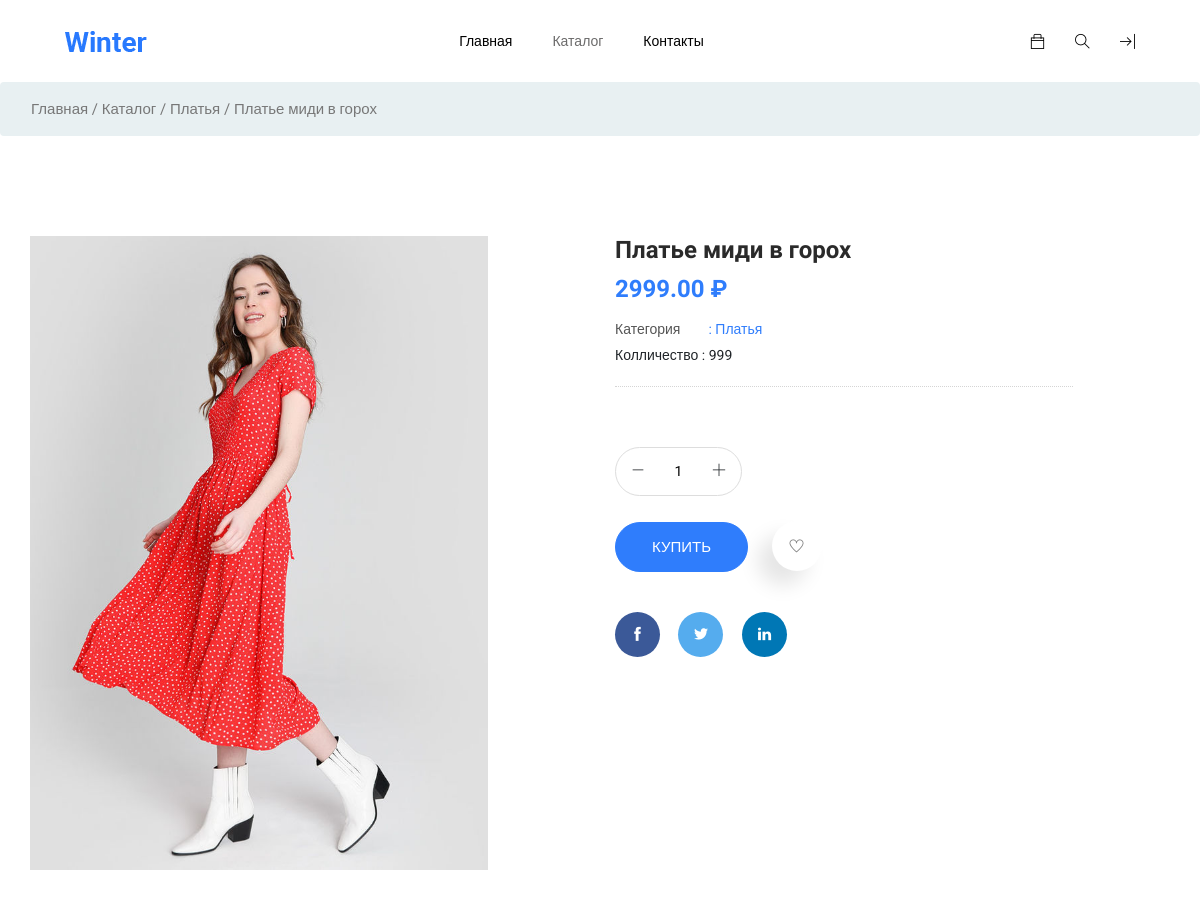
The page /shop/product/11 (upper part) on the database as committed earlier.
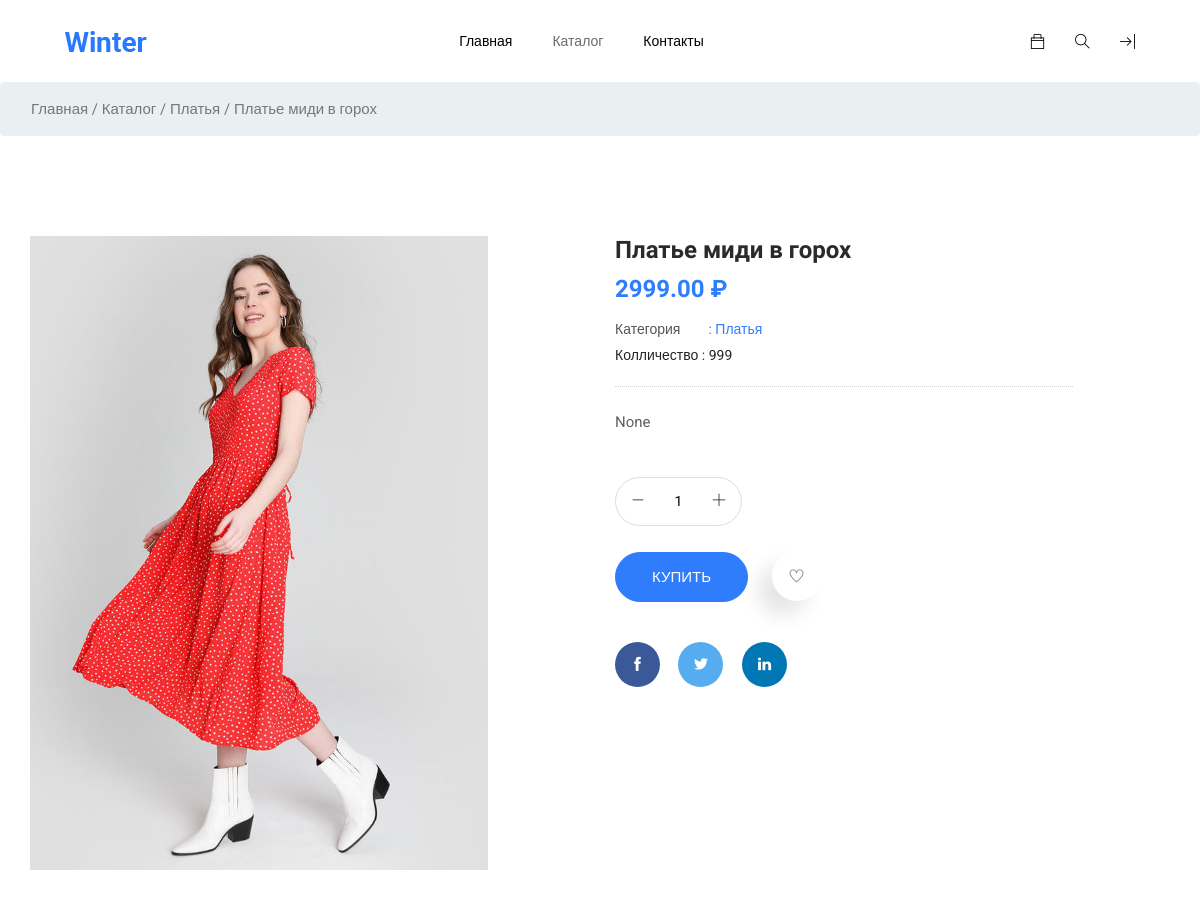
The same page on the database as committed later.
### shop/models.py (models this page shows, shortened)
class Products(models.Model):
    category = models.ForeignKey(ProductCategories, verbose_name='Категория', on_delete=models.CASCADE)
    title = models.CharField('Название продукта', max_length=128, unique=True)
    image = models.ImageField('Изображение продукта', upload_to='products_images', blank=True)
    short_description = models.CharField('Краткое описание', max_length=255, null=True, blank=True)
    description = models.TextField('Описание продукта', null=True, blank=True)
    price = models.DecimalField('Цена продукта', max_digits=8, decimal_places=2, default=0)
    quantity = models.IntegerField('Колличество на складе', default=0)
    is_active = models.BooleanField('Статус', default=0)
    created_at = models.DateTimeField('Дата создания', auto_now_add=True)
    updated_at = models.DateTimeField('Дата обновления', auto_now=True)
    class Meta:
        verbose_name = "Товары"
        verbose_name_plural = "Товары"

class ProductCategories(models.Model):
    title = models.CharField('Название категории', max_length=128, unique=True)
    short_description = models.CharField('Краткое описание', max_length=255, null=True, blank=True)
    is_active = models.BooleanField('Статус', default=0)
    created_at = models.DateTimeField('Дата создания', auto_now_add=True)
    updated_at = models.DateTimeField('Дата обновления', auto_now=True)
    class Meta:
        verbose_name = "Категории"
        verbose_name_plural = "Категории"

### shop/views.py (the view)
# urls.py: path('product/<int:pk>', ProductView.as_view(), name='product_view')
class ProductView(DetailClass):
    template_name = 'product.html'
    model = Products
    context_object_name = 'product'
    def get_similar_products(self):
        return Products.objects.filter(category=self.object.category.id).exclude(pk=self.object.id).all()
    def get_context_data(self, **kwargs):
        context = super(ProductView, self).get_context_data(**kwargs)
        context['category'] = self.object.category
        context['similar_products'] = self.get_similar_products()
        return context

### cartapp/models.py (called while the page is built)
    @property
    def total_cart_all_products(self):
        count_products = Cart.objects.filter(cart_uuid=self.cart_uuid).aggregate(Sum('quantity'))
        if count_products['quantity__sum']:
            return count_products['quantity__sum']
        return 0

### mainpage/context_processors.py (called while the page is built)
def cart(request):
    return {
        'cart': CartCommon(request.COOKIES.get('cart_uuid'))
    }

### mainpage/views.py (called while the page is built)
    def get(self, request, *args, **kwargs):
        cart_uuid = request.COOKIES.get('cart_uuid')
        if cart_uuid is None:
            cart_uuid = uuid.uuid1()
        response = super(CommonClass, self).get(request, *args, **kwargs)
        response.set_cookie('cart_uuid', value=cart_uuid, max_age=30 * 24 * 60 * 60)
        return response

    def get_context_data(self, **kwargs):
        context = super(DetailClass, self).get_context_data(**kwargs)
        context['title'] = self.object.title
        return context

### shop/templates/product.html (shortened to what this page needs)
{% extends 'base.html' %}
{% load static %}
{% block css %}
<link rel="stylesheet" href="{% static 'css/lightslider.min.css' %}">
{{ block.super }}
{% endblock %}
{% block body_class %}bg-white{% endblock %}
{% block content %}
<section class="breadcrumb breadcrumb_bg">
    <div class="container">
        <div class="row justify-content-center">
            <div class="col-lg-12">
                <div class="breadcrumb_iner">
                    <div class="breadcrumb_iner_item">
                        <p>Главная / Каталог / {{ product.category.title }} / {{ product.title }}</p>
                    </div>
                </div>
            </div>
        </div>
    </div>
</section>
<div class="product_image_area section_padding">
    <div class="container">
        <div class="row s_product_inner">
            <div class="col-lg-5">
                <div class="product_slider_img">
                    <div id="vertical">
                        <div data-thumb="{{ product.image.url }}">
                            <img src="{{ product.image.url }}"/>
                        </div>
                    </div>
                </div>
            </div>
            <div class="col-lg-5 offset-lg-1">
                <div class="s_product_text">
                    <h3>{{ product.title }}</h3>
                    <h2>{{ product.price }} &#8381;</h2>
                    <ul class="list">
                        <li>
                            <a class="active" href="{% url 'shop:category_view' category.id %}">
                                <span>Категория</span> : {{ product.category.title }}
                            </a>
                        </li>
                        <li>
                            <span>Колличество</span> : {{ product.quantity }}
                        </li>
                    </ul>
                    <p>
                        {{ product.short_description }}
                    </p>
                    <div class="card_area">
                        <div class="product_count d-inline-block">
                            <span class="inumber-decrement"> <i class="ti-minus"></i></span>
                            <input class="input-number" type="text" value="1" min="0" max="10">
                            <span class="number-increment"> <i class="ti-plus"></i></span>
                        </div>
                        <div class="add_to_cart">
                            <a href="{% url 'cartapp:add' product.id %}" class="btn_3">Купить</a>
                            <a href="{% url 'cabinetapp:wishlist_add' product.id %}" class="like_us"><i
                                    class="ti-heart"></i></a>
                        </div>
                        <div class="social_icon">
                            <a href="#" class="fb"><i class="ti-facebook"></i></a>
                            <a href="#" class="tw"><i class="ti-twitter-alt"></i></a>
                            <a href="#" class="li"><i class="ti-linkedin"></i></a>
                        </div>
                    </div>
                </div>
            </div>
        </div>
    </div>
</div>
{% endblock %}

Rows that differ between the two databases and show on the page:
changed Products "Платье миди в горох": short_description (not shown) → "None"
